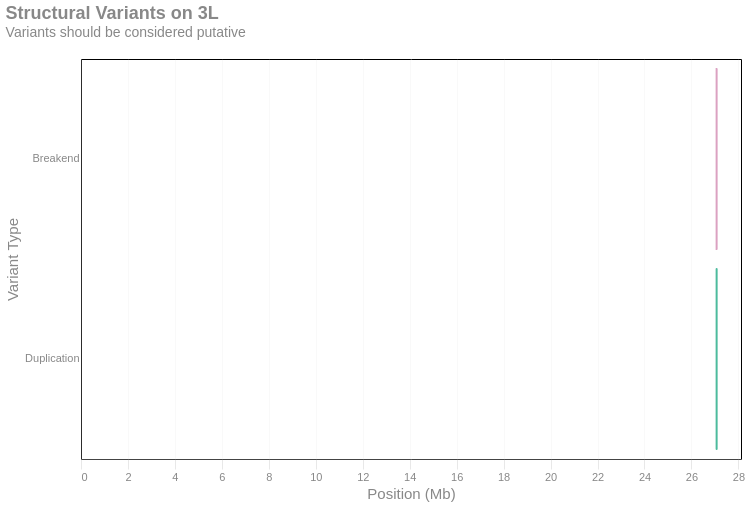

Here is the notebook cell this chart was saved with:
### Code cell
sv_by_chromosome(unique_variants, "Structural Variants Detected")

### Figure 1 — Vega-Lite specification as saved in the notebook (floating-point values rounded to 4 significant figures)
{"width": "container", "height": 400, "config": {"title": {"anchor": "start", "dy": -15, "fontSize": 18, "color": "#888888", "subtitleColor": "#888888", "subtitleFontSize": 14}, "arc": {"fill": "#0072B2"}, "axis": {"domainColor": "#888888", "domainWidth": 0.5, "gridWidth": 0.2, "grid": false, "titleFontWeight": 400, "titleFontSize": 15, "labelFontSize": 11, "labelColor": "#888888", "tickColor": "#888888", "tickWidth": 0.2, "titleColor": "#888888"}, "axisBand": {"grid": false}, "axisX": {"grid": true, "tickSize": 10, "domainCap": "round"}, "axisY": {"domain": false, "grid": true, "tickSize": 0, "domainCap": "round"}, "background": "transparent", "header": {"labelFontSize": 15, "labelColor": "#888888", "titleFontSize": 15, "titleFontWeight": 600, "titleColor": "#888888"}, "legend": {"labelFont": "sans-serif", "labelFontSize": 12, "labelColor": "#888888", "symbolSize": 100, "symbolType": "circle", "titleFontSize": 12, "titlePadding": 10, "titleColor": "#888888", "title": ""}, "range": {"category": ["#E69F00", "#56B4E9", "#009E73", "#F0E442", "#0072B2", "#D55E00", "#CC79A7", "#000000"], "diverging": ["#cfe8f3", "#a2d4ec", "#73bfe2", "#46abdb", "#1696d2", "#12719e"]}, "area": {"fill": "#0072B2", "fillOpacity": 0.7, "line": true, "strokeOpacity": 0.7}, "line": {"color": "#0072B2", "stroke": "#0072B2", "strokewidth": 5}, "trail": {"color": "#0072B2", "stroke": "#0072B2", "strokeWidth": 0, "size": 1}, "path": {"stroke": "#0072B2", "strokeWidth": 0.5}, "point": {"filled": true}, "text": {"color": "#888888", "fontSize": 11, "align": "right", "fontWeight": 400, "size": 11}, "bar": {"fill": "#0072B2", "stroke": false}, "view": {"stroke": "none", "continuousWidth": 660, "continuousHeight": 400}}, "data": {"name": "data-09d8433260822a5ee26eae2f1b180d4f"}, "mark": {"type": "bar", "cornerRadius": 8, "opacity": 0.7, "strokeWidth": 2}, "encoding": {"color": {"field": "type", "legend": null, "scale": {"domain": ["Inversion", "Deletion", "Duplication", "Breakend"], "range": ["#56B4E9", "#E69F00", "#009E73", "#CC79A7"]}, "type": "nominal"}, "stroke": {"condition": {"param": "highlight", "empty": false, "value": "#7ae00d"}, "field": "type", "scale": {"domain": ["Inversion", "Deletion", "Duplication", "Breakend"], "range": ["#56B4E9", "#E69F00", "#009E73", "#CC79A7"]}, "type": "nominal"}, "tooltip": [{"field": "type", "title": "Variant Type", "type": "nominal"}, {"field": "contig", "title": "Contig", "type": "nominal"}, {"field": "position_start", "format": ",", "title": "Start", "type": "quantitative"}, {"field": "position_end", "format": ",", "title": "End", "type": "quantitative"}, {"field": "var_length", "format": ",", "title": "Length", "type": "quantitative"}, {"field": "n_samples", "title": "# Samples", "type": "quantitative"}, {"field": "samples", "title": "Samples", "type": "nominal"}], "x": {"axis": {"title": "Position (Mb)", "labelExpr": "datum.value / 1000000"}, "field": "position_start", "scale": {"domain": [0, {"expr": "param_f3d4ff0ca39f97ad"}]}, "type": "quantitative"}, "x2": {"field": "position_end"}, "y": {"field": "type", "title": "Variant Type", "type": "nominal"}}, "params": [{"name": "chrom_choice", "select": {"type": "point", "fields": ["contig"]}, "bind": {"input": "select", "options": ["3L"], "name": "Contig: "}, "value": "3L"}, {"name": "param_f3d4ff0ca39f97ad", "expr": "data(\"data_0\")[0].length"}, {"name": "highlight", "select": {"type": "point", "on": "pointerover"}}, {"name": "param_db82be42624d4632", "select": {"type": "interval", "encodings": ["x"]}, "bind": "scales"}], "title": {"text": {"expr": "\"Structural Variants on \" + chrom_choice.contig"}, "subtitle": "Variants should be considered putative"}, "transform": [{"filter": {"param": "chrom_choice"}}], "$schema": "https://vega.github.io/schema/vega-lite/v6.1.0.json", "datasets": {"data-09d8433260822a5ee26eae2f1b180d4f": [{"contig": "3L", "position_start": 27071928, "position_end": 27071929, "var_length": 1, "type": "Breakend", "n_samples": 2, "samples": "sample2, sample1", "length": 28110227}, {"contig": "3L", "position_start": 27071923, "position_end": 27072097, "var_length": 174, "type": "Duplication", "n_samples": 2, "samples": "sample2, sample1", "length": 28110227}]}}
